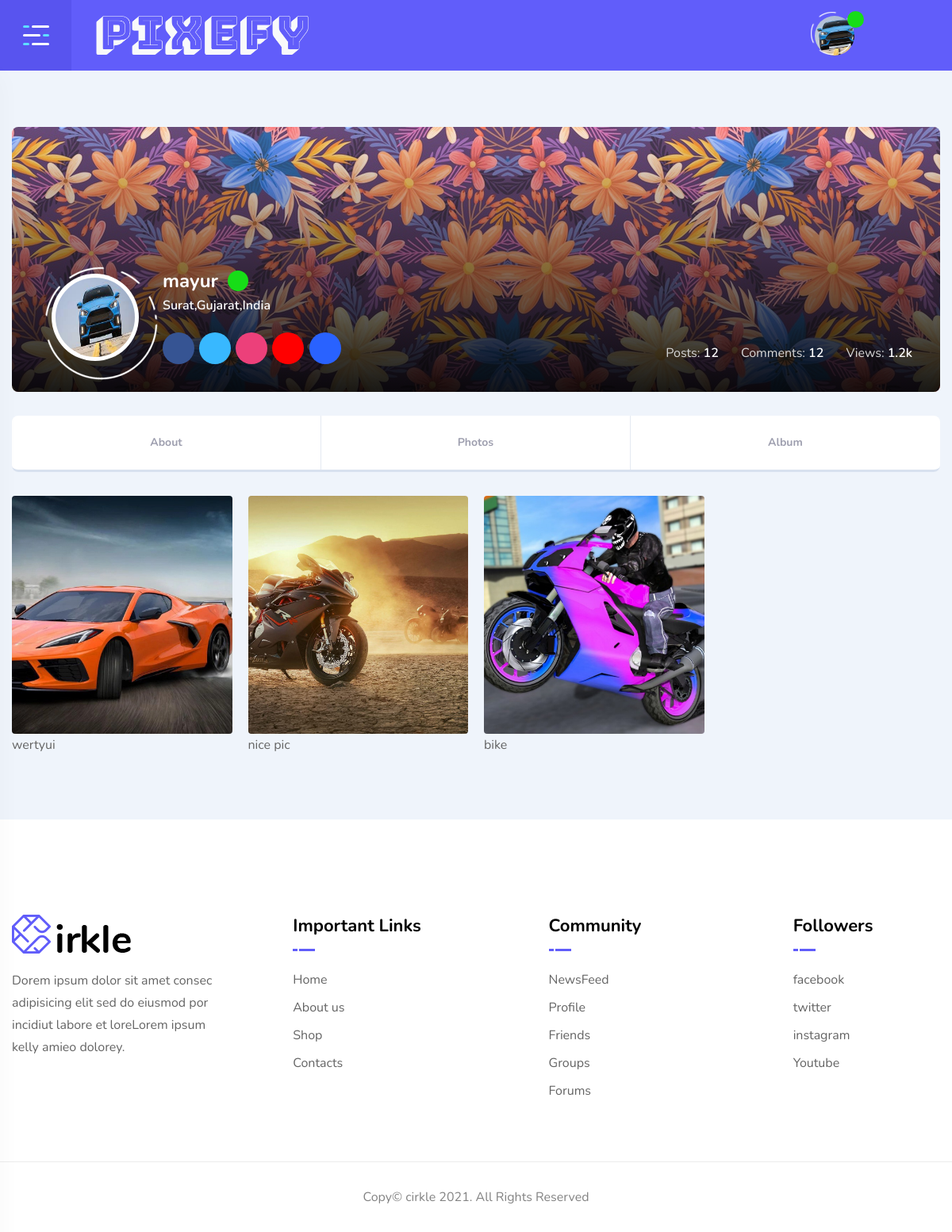
Screenshot of /stockImg/albums/ (signed in) with the database file from the repository.
### stockImg/models.py (models this page shows, shortened)
class user(models.Model):
    userid=models.AutoField(primary_key=True)
    username=models.TextField(max_length=30)
    password=models.TextField(max_length=15)
    email=models.TextField(max_length=50)
    phone_number=models.TextField(max_length=15)
    cityid=models.ForeignKey(ucity,on_delete=models.CASCADE)
    profile_pic=models.ImageField(upload_to='media/images',default="default.jpg")
    bio=models.TextField(max_length=150)
    register_date_time=models.DateTimeField(auto_now=True)
    gender=models.TextField(max_length=15,null=True)
    dob=models.DateField(null=True)

class ucity(models.Model):
    cityid=models.AutoField(primary_key=True)
    cityname=models.TextField(max_length=20)
    stateid=models.ForeignKey(state,on_delete=models.CASCADE)

class state(models.Model):
    stateid=models.AutoField(primary_key=True)
    statename=models.TextField(max_length=20)
    countryid=models.ForeignKey(country,on_delete=models.CASCADE)

class country(models.Model):
    countryid=models.AutoField(primary_key=True)
    countryname=models.TextField(max_length=20)

class album(models.Model):
    albumid=models.AutoField(primary_key=True)
    userid=models.ForeignKey(user,on_delete=models.CASCADE)
    title=models.TextField(max_length=50)
    status=models.IntegerField(default=0)
    description=models.TextField(max_length=300)
    thumbnail=models.ImageField(upload_to="media/images",default="default.jpg")

### stockImg/views.py (the view)
# urls.py: path("albums/",views.albums,name="albums"),
def albums(request):
    if(request.GET.get("uid")):
        useri=user.objects.filter(userid=request.GET.get("uid")).first()
    else:
        useri=user.objects.filter(userid=request.session["uid"]).first()
    temp={
        "userInfo":useri,
        "album":album.objects.filter(userid=useri)
    }
    return render(request,"albums.html",temp)

### stockImg/templates/albums.html
{% extends 'base.html' %}
{% load static %}
{% block mainContain %}
<div class="banner-user">
    <div class="banner-content">
        <div class="media">
            <div class="item-img">
                <img style="height:100px;width:100px" src="http://127.0.0.1:8000/media/{{userInfo.profile_pic}}" alt="User">
            </div>
            <div class="media-body">
                <h3 class="item-title">{{userInfo.username}}</h3>
                <div class="item-subtitle">{{userInfo.cityid.cityname}},{{userInfo.cityid.stateid.statename}},{{userInfo.cityid.stateid.countryid.countryname}}</div>
                <ul class="item-social">
                    <li><a href="https://www.facebook.com/" class="bg-fb"><i class="icofont-facebook"></i></a></li>
                    <li><a href="https://www.twitter.com/" class="bg-twitter"><i class="icofont-twitter"></i></a></li>
                    <li><a href="https://www.dribble.com/" class="bg-dribble"><i class="icofont-dribbble"></i></a></li>
                    <li><a href="https://www.youtube.com/" class="bg-youtube"><i class="icofont-brand-youtube"></i></a></li>
                    <li><a href="https://www.behance.com/" class="bg-behance"><i class="icofont-behance"></i></a></li>
                </ul>
                <ul class="user-meta">
                    <li>Posts: <span>12</span></li>
                    <li>Comments: <span>12</span></li>
                    <li>Views: <span>1.2k</span></li>
                </ul>
            </div>
        </div>
    </div>
</div>
{% include 'myProfileNav.html' %}
<div class="row gutters-20 zoom-gallery">
    {% for x in album %}
    <div class="col-lg-3 col-md-4 col-6">
        <div class="user-group-photo">
            <a href="./albumPhoto/?tid={{x.albumid}}">
                <img src="http://127.0.0.1:8000/media/{{x.thumbnail}}" alt="Gallery" style="width:100%;height:300px;object-fit:cover">
            </a>
            {{x.title}}
        </div>
    </div>
    {% endfor %}
</div>
{% endblock mainContain %}

### stockImg/templates/base.html (shortened to what this page needs)
{% load static %}
<!DOCTYPE html>
<html class="no-js" lang="">
<head>
    {% include 'topscripts.html' %}
</head>
<body class="bg-link-water">
    <div id="wrapper" class="wrapper">
        {%include 'header.html'%}
        <div class="fixed-sidebar">
            <div class="fixed-sidebar-left small-sidebar">
                <div class="sidebar-toggle">
                    <button class="toggle-btn toggler-open">
                        <span></span>
                        <span></span>
                        <span></span>
                    </button>
                </div>
            </div>
        </div>
        <div class="page-content">
            <div class="container">
               {% block mainContain %}{% endblock mainContain %}
            </div>
            {%include 'footer.html'%}
        </div>
    </div>
</body>
</html>

### stockImg/templates/topscripts.html (shortened to what this page needs)
{%load static%}
    <link rel="stylesheet" href="{% static '/assets/dependencies/bootstrap/css/bootstrap.min.css' %}">
    <link rel="stylesheet" href="{% static '/assets/dependencies/icofont/icofont.min.css' %}">
    <link rel="stylesheet" href="{% static '/assets/dependencies/slick-carousel/css/slick.css' %}">
    <link rel="stylesheet" href="{% static '/assets/dependencies/slick-carousel/css/slick-theme.css' %}">
    <link rel="stylesheet" href="{% static '/assets/dependencies/magnific-popup/css/magnific-popup.css' %}">
    <link rel="stylesheet" href="{% static '/assets/dependencies/sal.js/sal.css' %}">
    <link rel="stylesheet" href="{% static '/assets/dependencies/mcustomscrollbar/jquery.mCustomScrollbar.min.css' %}">
    <link rel="stylesheet" href="{% static '/assets/dependencies/select2/css/select2.min.css' %}">
    <link rel="stylesheet" href="{% static '/assets/css/app.css' %}">

### stockImg/templates/header.html (shortened to what this page needs)
{%load static%}
<header class="fixed-header">
    <div class="header-menu">
        <div class="navbar">
            <div class="nav-item d-none d-sm-block">
                <div >
                    <a href="{% url 'home' %}"><img src="http://127.0.0.1:8000/media/media/images/logo.png" alt="Cirkle" class="p-3" style="height:89px;width:300px;object-fit:contain"></a>
                </div>
            </div>
            <div class="nav-item header-control">
                <div class="inline-item">
                    <div class="dropdown dropdown-admin">
                        <button class="dropdown-toggle" type="button" data-toggle="dropdown" aria-expanded="false">
                            <span class="media">
                                <span class="item-img">
                                    <img src="http://127.0.0.1:8000/media/media/images{{userInfo.profile_pic}}" alt="Chat" style="width:50px;height:50px;object-fit:cover">
                                    <span class="acc-verified"><i class="icofont-check"></i></span>
                                </span>
                            </span>
                        </button>
                    </div>
                </div>
            </div>
        </div>
    </div>
</header>

### stockImg/templates/myProfileNav.html (shortened to what this page needs)
{%if request.GET.uid  %}
<div class="block-box user-top-header">
    <ul class="menu-list">
        <li style="max-width:33.33%;flex-basis:100%"><a href="{%  url 'about' %}?uid={{userInfo.userid}}">About</a></li>
        <li style="max-width:33.33%;flex-basis:100%"><a href="{%  url 'photos' %}?uid={{userInfo.userid}}">Photos</a></li>
        <li style="max-width:33.33%;flex-basis:100%"><a href="{%  url 'albums' %}?uid={{userInfo.userid}}">Album</a></li>
    </ul>
</div>
{%else%}
<div class="block-box user-top-header">
    <ul class="menu-list">
        <li style="max-width:33.33%;flex-basis:100%"><a href="{% url 'about' %}" >About</a></li>
        <li style="max-width:33.33%;flex-basis:100%"><a href="{% url 'photos' %}">Photos</a></li>
        <li style="max-width:33.33%;flex-basis:100%"><a href="{% url 'albums' %}">Album</a></li>
    </ul>
</div>
{% endif %}

### stockImg/templates/footer.html
{%load static%}
<footer class="footer-wrap footer-dashboard">
    <div class="main-footer">
        <div class="container">
            <div class="row row-cols-lg-4 row-cols-sm-2 row-cols-1">
                <div class="col">
                    <div class="footer-box">
                        <div class="footer-logo">
                            <a href="index.html"><img src="{% static '/assets/media/logo_dark.png' %}" alt="Logo"></a>
                        </div>
                        <p>Dorem ipsum dolor sit amet consec adipisicing elit sed do eiusmod por incidiut labore et loreLorem ipsum kelly amieo dolorey.</p>
                    </div>
                </div>
                <div class="col d-flex justify-content-lg-center">
                    <div class="footer-box">
                        <h3 class="footer-title">
                            Important Links
                        </h3>
                        <div class="footer-link">
                            <ul>
                                <li><a href="index.html">Home</a></li>
                                <li><a href="about-us.html">About us</a></li>
                                <li><a href="shop.html">Shop</a></li>
                                <li><a href="contact.html">Contacts</a></li>
                            </ul>
                        </div>
                    </div>
                </div>
                <div class="col d-flex justify-content-lg-center">
                    <div class="footer-box">
                        <h3 class="footer-title">
                            Community
                        </h3>
                        <div class="footer-link">
                            <ul>
                                <li><a href="newsfeed.html">NewsFeed</a></li>
                                <li><a href="user-timeline.html">Profile</a></li>
                                <li><a href="user-friends.html">Friends</a></li>
                                <li><a href="user-groups.html">Groups</a></li>
                                <li><a href="forums.html">Forums</a></li>
                            </ul>
                        </div>
                    </div>
                </div>
                <div class="col d-flex justify-content-lg-center">
                    <div class="footer-box">
                        <h3 class="footer-title">
                            Followers
                        </h3>
                        <div class="footer-link">
                            <ul>
                                <li><a href="https://www.facebook.com/">facebook</a></li>
                                <li><a href="https://twitter.com/">twitter</a></li>
                                <li><a href="https://www.instagram.com/">instagram</a></li>
                                <li><a href="https://www.youtube.com/">Youtube</a></li>
                            </ul>
                        </div>
                    </div>
                </div>
            </div>
        </div>
    </div>
    <div class="footer-bottom">
        <div class="footer-copyright">Copy© cirkle 2021. All Rights Reserved</div>
    </div>
</footer>

### stockImg/templates/bottomScripts.html (shortened to what this page needs)
{%load static%}

### rows the page displays
user: profile_pic (picture), username "mayur", cityid.cityname "Surat", cityid.stateid.statename "Gujarat", cityid.stateid.countryid.countryname "India"
album: thumbnail (picture), title "wertyui"
album: thumbnail (picture), title "nice pic"
album: thumbnail (picture), title "bike"
